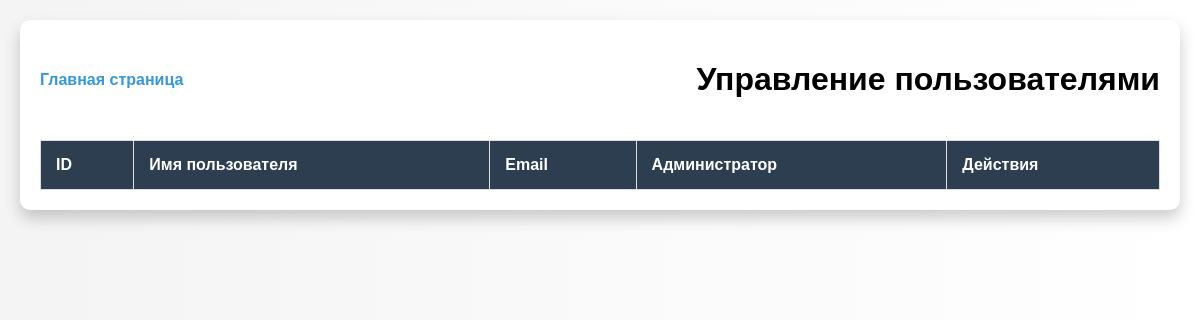
Page /control_users on the earlier database version.
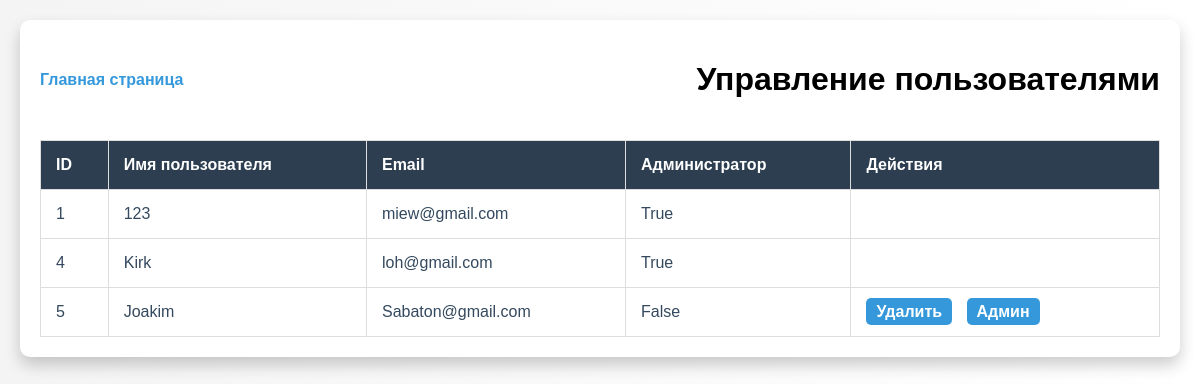
Same page on the later database version.
### app/models.py (models this page shows)
class BaseModel(Model):
    class Meta:
        database = conn

class User(BaseModel):
    id = AutoField()  # уникальный идентификатор
    email = CharField()
    username = CharField()
    password = CharField()
    is_superuser = BooleanField()

### app/main.py (the view)
@app.get("/control_users", response_class=HTMLResponse)
async def control_users(request: Request):
    users = User.select()
    return templates.TemplateResponse(
        "adm_panel/control users/users.html",
        {
            "request": request,
            "users": users,
        },
    )

### app/templates/adm_panel/control users/users.html (shortened to what this page needs)
<!DOCTYPE html>
<html lang="en">
<head>
    <link href="{{ url_for('static', path='css/admin panel/edit users.css') }}" rel="stylesheet">
</head>
<body>
    <div class="container">
        <div class="header">
            <a href="/">Главная страница</a>
            <h1>Управление пользователями</h1>
        </div>
        <table>
            <thead>
                <tr>
                    <th>ID</th>
                    <th>Имя пользователя</th>
                    <th>Email</th>
                    <th>Администратор</th>
                    <th>Действия</th>
                </tr>
            </thead>
            <tbody>
                {% for user in users %}
                    <tr>
                        <td>{{ user.id }}</td>
                        <td>{{ user.username }}</td>
                        <td>{{ user.email }}</td>
                        <td>{{ user.is_superuser }}</td>
                        <td class="actions">
                            {% if not user.is_superuser %}
                                <a href="/delete-user/{{ user.id }}" class="delete_user">Удалить</a>
                            {% endif %}
                            {% if not user.is_superuser %}
                                <a href="/make-admin/{{ user.id }}" class="make_admin">Админ</a>
                            {% endif %}
                        </td>
                    </tr>
                {% endfor %}
            </tbody>
        </table>
    </div>
</body>
</html>

Differences in the rows shown:
added User: id "1", username "123", email "miew@gmail.com", is_superuser "True"
added User: id "4", username "Kirk", email "loh@gmail.com", is_superuser "True"
added User: id "5", username "Joakim", email "Sabaton@gmail.com", is_superuser "False"
